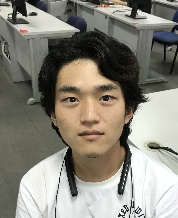
#> input picture FaceDetector/save/lgz.jpg, 178 x 218 px, found by its file name
$ python FaceDetector1.py
#> lines starting #> are read from the running program, lines starting #| are printed output that depends on the picture
# -*- coding: utf-8 -*-
'''
@Author:    Kabuto
@Date:      2019.07.25
@Purpose:   Detect face from a specific image.
            Square area
'''

import cv2
import numpy as np
import matplotlib.pyplot as plt


def faceDetect(imgPath, saveName, imgSize=(256, 256)):
    '''
    Detect face from a specific image
    :param imgPath:     The path of the image
    :param imgSize:     The return size of the face picture
    :return:            return the specific size of the face image
    '''
#> called with imgPath = 'lgz.jpg', saveName = 'lgz', imgSize = (128, 128)
    # read an image
    img = cv2.imread(imgPath)
#> img is the input picture: shape (218, 178, 3); mean B, G, R 123.4, 134.1, 138
    # set face detector
    face_cascade = cv2.CascadeClassifier('opencv_classifier_files\\haarcascade_frontalface_alt2.xml')
    face = face_cascade.detectMultiScale(img, 1.1, 5)
#> face = [[45, 64, 90, 90]]
    # set return path
    savePath = "save/"
    if len(face):
        for (x, y, w, h) in face:
            # find the center of the face
            x_center = int(x + 0.5 * w)
            y_center = int(y + 0.5 * h)
            # the max width of the face area
            face_width = int(w / 2 * 1.7)
            # find x_min, x_max, y_min, y_max
            x_min = max(0, x_center - face_width)
            x_max = min(x_center + face_width, img.shape[1])
            y_min = max(0, y_center - face_width)
            y_max = min(y_center + face_width, img.shape[0])
            if x_min == 0:
                x_max = 2 * face_width
            if x_max == img.shape[1]:
                x_min = img.shape[1] - 2 * face_width
            if y_min == 0:
                y_max = 2 * face_width
            if y_max == img.shape[0]:
                y_min = img.shape[0] - 2 * face_width

            # [8 lines of commented-out code are left out]

            f = cv2.resize(img[y_min:y_max, x_min:x_max], imgSize)
            cv2.imwrite(savePath + '{0}.jpg'.format(saveName), f)
#> this loop made 1 pass
#> (x, y, w, h, x_center, y_center, face_width) on pass 1: (45, 64, 90, 90, 90, 109, 76)
#> pass 1, in faceDetect, `f = cv2.resize(img[y_min:y_max, x_min:x_max], imgSize)`:
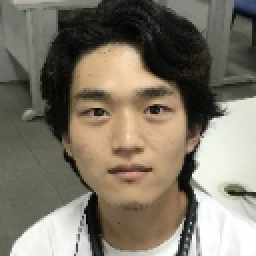
#> f: shape (128, 128, 3) (shown 2 times larger); mean B, G, R 104.5, 118.6, 125.9
    else:
        print("No face is detected!")


if __name__ == '__main__':
    # for i in range(1, 16):
    #     faceDetect("image\\{0}.jpg".format(i), "face"+str(i))
    # print("Over!")
    faceDetect("lgz.jpg", "lgz", imgSize=(128, 128))
